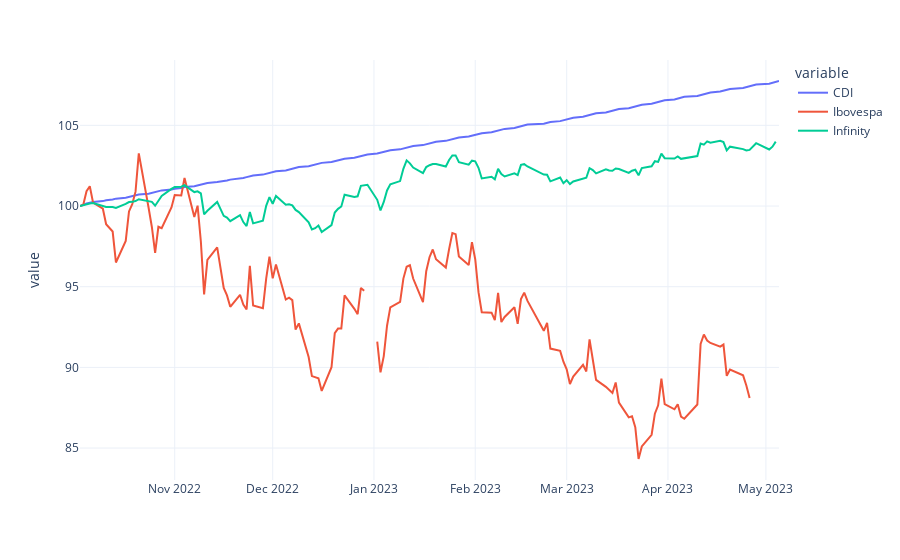

Notebook code cell kept with this figure:
### Code cell
fig = px.line(data_frame=dd, template='plotly_white')
fig.update_xaxes(title = None)
fig.show()

### Figure 1 — Plotly figure (JSON) as saved in the notebook; plotly's stock layout.template omitted (floating-point values rounded to 4 significant figures; data arrays with more than 128 entries replaced by an {"elided": "..."} marker saying what was removed)
{"data": [{"hovertemplate": "variable=CDI<br>index=%{x}<br>value=%{y}<extra></extra>", "legendgroup": "CDI", "line": {"color": "#636efa", "dash": "solid"}, "marker": {"symbol": "circle"}, "mode": "lines", "name": "CDI", "orientation": "v", "showlegend": true, "type": "scatter", "x": {"elided": "147 str values"}, "xaxis": "x", "y": {"elided": "147 float values"}, "yaxis": "y"}, {"hovertemplate": "variable=Ibovespa<br>index=%{x}<br>value=%{y}<extra></extra>", "legendgroup": "Ibovespa", "line": {"color": "#EF553B", "dash": "solid"}, "marker": {"symbol": "circle"}, "mode": "lines", "name": "Ibovespa", "orientation": "v", "showlegend": true, "type": "scatter", "x": {"elided": "147 str values"}, "xaxis": "x", "y": {"elided": "147 float values"}, "yaxis": "y"}, {"hovertemplate": "variable=Infinity<br>index=%{x}<br>value=%{y}<extra></extra>", "legendgroup": "Infinity", "line": {"color": "#00cc96", "dash": "solid"}, "marker": {"symbol": "circle"}, "mode": "lines", "name": "Infinity", "orientation": "v", "showlegend": true, "type": "scatter", "x": {"elided": "147 str values"}, "xaxis": "x", "y": {"elided": "147 float values"}, "yaxis": "y"}], "layout": {"legend": {"title": {"text": "variable"}, "tracegroupgap": 0}, "margin": {"t": 60}, "xaxis": {"anchor": "y", "domain": [0, 1], "title": {}}, "yaxis": {"anchor": "x", "domain": [0, 1], "title": {"text": "value"}}}}
